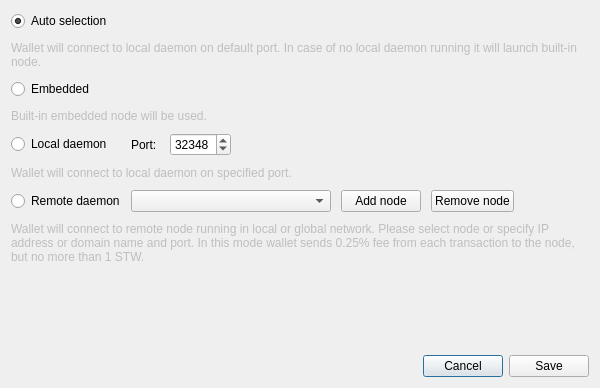
<?xml version="1.0" encoding="UTF-8"?>
<ui version="4.0">
 <class>ConnectionSettingsDialog</class>
 <widget class="QDialog" name="ConnectionSettingsDialog">
  <property name="windowModality">
   <enum>Qt::ApplicationModal</enum>
  </property>
  <property name="geometry">
   <rect>
    <x>0</x>
    <y>0</y>
    <width>600</width>
    <height>388</height>
   </rect>
  </property>
  <property name="windowTitle">
   <string>Connection settings</string>
  </property>
  <layout class="QGridLayout" name="gridLayout_2">
   <item row="2" column="0">
    <layout class="QHBoxLayout" name="horizontalLayout">
     <item>
      <spacer name="horizontalSpacer">
       <property name="orientation">
        <enum>Qt::Horizontal</enum>
       </property>
       <property name="sizeHint" stdset="0">
        <size>
         <width>40</width>
         <height>20</height>
        </size>
       </property>
      </spacer>
     </item>
     <item>
      <widget class="QPushButton" name="connectionCancelButton">
       <property name="text">
        <string>Cancel</string>
       </property>
      </widget>
     </item>
     <item>
      <widget class="QPushButton" name="connectionSaveButton">
       <property name="text">
        <string>Save</string>
       </property>
      </widget>
     </item>
    </layout>
   </item>
   <item row="0" column="0">
    <layout class="QGridLayout" name="gridLayout">
     <property name="sizeConstraint">
      <enum>QLayout::SetMaximumSize</enum>
     </property>
     <property name="verticalSpacing">
      <number>10</number>
     </property>
     <item row="0" column="0">
      <widget class="QRadioButton" name="radioButton_1">
       <property name="enabled">
        <bool>true</bool>
       </property>
       <property name="text">
        <string>Auto selection</string>
       </property>
       <property name="checked">
        <bool>true</bool>
       </property>
      </widget>
     </item>
     <item row="1" column="0" colspan="2">
      <widget class="QLabel" name="label">
       <property name="enabled">
        <bool>false</bool>
       </property>
       <property name="text">
        <string>Wallet will connect to local daemon on default port. In case of no local daemon running it will launch built-in node.</string>
       </property>
       <property name="wordWrap">
        <bool>true</bool>
       </property>
      </widget>
     </item>
     <item row="2" column="0">
      <widget class="QRadioButton" name="radioButton_2">
       <property name="text">
        <string>Embedded</string>
       </property>
      </widget>
     </item>
     <item row="3" column="0" colspan="2">
      <widget class="QLabel" name="label_2">
       <property name="enabled">
        <bool>false</bool>
       </property>
       <property name="text">
        <string>Built-in embedded node will be used.</string>
       </property>
       <property name="wordWrap">
        <bool>true</bool>
       </property>
      </widget>
     </item>
     <item row="4" column="0">
      <widget class="QRadioButton" name="radioButton_3">
       <property name="text">
        <string>Local daemon</string>
       </property>
      </widget>
     </item>
     <item row="4" column="1">
      <layout class="QHBoxLayout" name="horizontalLayout_2">
       <property name="spacing">
        <number>10</number>
       </property>
       <item>
        <widget class="QLabel" name="label_3">
         <property name="text">
          <string>Port: </string>
         </property>
        </widget>
       </item>
       <item>
        <widget class="QSpinBox" name="m_localDaemonPort">
         <property name="minimum">
          <number>0</number>
         </property>
         <property name="maximum">
          <number>65535</number>
         </property>
         <property name="value">
          <number>32348</number>
         </property>
         <property name="displayIntegerBase">
          <number>10</number>
         </property>
        </widget>
       </item>
       <item>
        <spacer name="horizontalSpacer_2">
         <property name="orientation">
          <enum>Qt::Horizontal</enum>
         </property>
         <property name="sizeHint" stdset="0">
          <size>
           <width>40</width>
           <height>20</height>
          </size>
         </property>
        </spacer>
       </item>
      </layout>
     </item>
     <item row="5" column="0" colspan="2">
      <widget class="QLabel" name="label_4">
       <property name="enabled">
        <bool>false</bool>
       </property>
       <property name="text">
        <string>Wallet will connect to local daemon on specified port.</string>
       </property>
       <property name="wordWrap">
        <bool>true</bool>
       </property>
      </widget>
     </item>
     <item row="6" column="0">
      <widget class="QRadioButton" name="radioButton_4">
       <property name="text">
        <string>Remote daemon</string>
       </property>
      </widget>
     </item>
     <item row="6" column="1">
      <layout class="QHBoxLayout" name="horizontalLayout_3">
       <property name="spacing">
        <number>10</number>
       </property>
       <item>
        <widget class="QComboBox" name="remoteNodesComboBox">
         <property name="minimumSize">
          <size>
           <width>200</width>
           <height>0</height>
          </size>
         </property>
         <property name="editable">
          <bool>false</bool>
         </property>
         <property name="insertPolicy">
          <enum>QComboBox::InsertAtTop</enum>
         </property>
        </widget>
       </item>
       <item>
        <widget class="QPushButton" name="addNodeButton">
         <property name="text">
          <string>Add node</string>
         </property>
         <property name="icon">
          <iconset resource="../../resources.qrc">
           <normaloff>:/icons/add</normaloff>:/icons/add</iconset>
         </property>
        </widget>
       </item>
       <item>
        <widget class="QPushButton" name="removeNodeButton">
         <property name="text">
          <string>Remove node</string>
         </property>
         <property name="icon">
          <iconset resource="../../resources.qrc">
           <normaloff>:/icons/remove</normaloff>:/icons/remove</iconset>
         </property>
        </widget>
       </item>
       <item>
        <spacer name="horizontalSpacer_3">
         <property name="orientation">
          <enum>Qt::Horizontal</enum>
         </property>
         <property name="sizeHint" stdset="0">
          <size>
           <width>40</width>
           <height>20</height>
          </size>
         </property>
        </spacer>
       </item>
      </layout>
     </item>
     <item row="7" column="0" colspan="2">
      <widget class="QLabel" name="label_5">
       <property name="enabled">
        <bool>false</bool>
       </property>
       <property name="sizePolicy">
        <sizepolicy hsizetype="Preferred" vsizetype="MinimumExpanding">
         <horstretch>0</horstretch>
         <verstretch>0</verstretch>
        </sizepolicy>
       </property>
       <property name="minimumSize">
        <size>
         <width>0</width>
         <height>40</height>
        </size>
       </property>
       <property name="text">
        <string>Wallet will connect to remote node running in local or global network. Please select node or specify IP address or domain name and port. In this mode wallet sends 0.25% fee from each transaction to the node, but no more than 1 STW.</string>
       </property>
       <property name="wordWrap">
        <bool>true</bool>
       </property>
      </widget>
     </item>
    </layout>
   </item>
   <item row="1" column="0">
    <spacer name="verticalSpacer">
     <property name="orientation">
      <enum>Qt::Vertical</enum>
     </property>
     <property name="sizeHint" stdset="0">
      <size>
       <width>20</width>
       <height>40</height>
      </size>
     </property>
    </spacer>
   </item>
  </layout>
 </widget>
 <resources>
  <include location="../../resources.qrc"/>
 </resources>
 <connections>
  <connection>
   <sender>connectionCancelButton</sender>
   <signal>clicked()</signal>
   <receiver>ConnectionSettingsDialog</receiver>
   <slot>reject()</slot>
   <hints>
    <hint type="sourcelabel">
     <x>549</x>
     <y>259</y>
    </hint>
    <hint type="destinationlabel">
     <x>338</x>
     <y>140</y>
    </hint>
   </hints>
  </connection>
  <connection>
   <sender>connectionSaveButton</sender>
   <signal>clicked()</signal>
   <receiver>ConnectionSettingsDialog</receiver>
   <slot>accept()</slot>
   <hints>
    <hint type="sourcelabel">
     <x>630</x>
     <y>259</y>
    </hint>
    <hint type="destinationlabel">
     <x>338</x>
     <y>140</y>
    </hint>
   </hints>
  </connection>
  <connection>
   <sender>addNodeButton</sender>
   <signal>clicked()</signal>
   <receiver>ConnectionSettingsDialog</receiver>
   <slot>addNodeClicked()</slot>
   <hints>
    <hint type="sourcelabel">
     <x>361</x>
     <y>153</y>
    </hint>
    <hint type="destinationlabel">
     <x>290</x>
     <y>135</y>
    </hint>
   </hints>
  </connection>
  <connection>
   <sender>removeNodeButton</sender>
   <signal>clicked()</signal>
   <receiver>ConnectionSettingsDialog</receiver>
   <slot>removeNodeClicked()</slot>
   <hints>
    <hint type="sourcelabel">
     <x>459</x>
     <y>177</y>
    </hint>
    <hint type="destinationlabel">
     <x>299</x>
     <y>193</y>
    </hint>
   </hints>
  </connection>
 </connections>
</ui>
